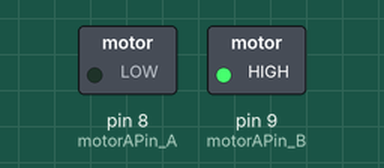
The sketch below on a simulated Arduino Uno, built with avr-gcc and run on an emulated ATmega328P. On the bench: switched loads named in the sketch (green lamp = pin HIGH).

Above: at 10.3 s.
At 13.3 s:
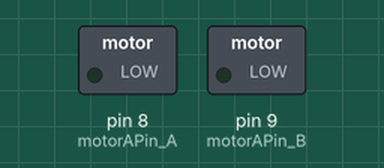
At 24.5 s:
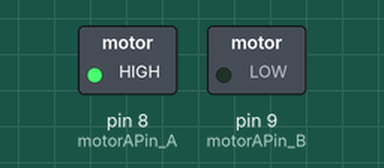
Timing chart, 0 to 40.0 s (numbered marks = the images above):
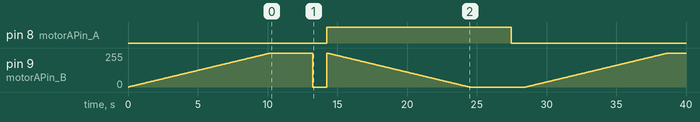

The sketch:

Ponte_H_HG7881.ino
```cpp
int motorAPin_A = 8; //Arduino digital 8 is connected to HG7881's A-1A terminal
int motorAPin_B = 9; //Arduino digital 9 is connected to HG7881's A-1B terminal


void setup(){
  /**
   * When program starts set Arduino pinmode for 8 and 9 digital to be OUTPUT
   * so we can use analogWrite to output values from 0 to 255 (0-5V) (PWM)
   */
  pinMode(motorAPin_A, OUTPUT); //direction
  pinMode(motorAPin_B, OUTPUT); //speed
}

void loop() {
  //set motor direction to "X"
  analogWrite(motorAPin_A, LOW);

  //start motor and increase speed while spinnning to direction "X"
  for(int i=0; i<=255; i++){
    //motor speed increases while we loop trough
    //values from 0 to 255 (0V to power supply max voltage)
    analogWrite(motorAPin_B, i);
    delay(40);
  }

  //wait 3 seconds while motor is running full speed
  delay( 3000 );

  //take 1 second pause, cutting power from motor ( speed pint to 0V )
  //so motor can stop (maybe your motor needs more time to spin down)
  analogWrite(motorAPin_A, LOW);
  analogWrite(motorAPin_B, LOW);
  delay(1000);


  //now we switch direction to "Y" by setting 5V to
  //direction pin A-1A
  analogWrite(motorAPin_A, 255);


  //start motor and increase speed while spinnning to direction "Y"
  for(int i=0; i<=255; i++){
    //To speed up like we did in direction "X" this module needs
    //inverting of value we set on speed pin.
    //So we go trough loop like before, but this time speed value
    //decreases from 255 to 0 (via inverting value)
    analogWrite(motorAPin_B, invertOurValue( i ) );
    delay(40);
  }

  //wait 3 seconds while motor is running full speed
  delay( 3000 );

  //take 1 second pause, cutting power from motor ( speed pint to 0V )
  analogWrite(motorAPin_A, LOW);
  analogWrite(motorAPin_B, LOW);
  delay(1000);

  //and now back to top
}
int invertOurValue(int input) {
  return 255 - input;
}
```

Measured:
- by itself, pin 8 (motorAPin_A): LOW → HIGH at 14.2 s, → LOW 13.2 s later
